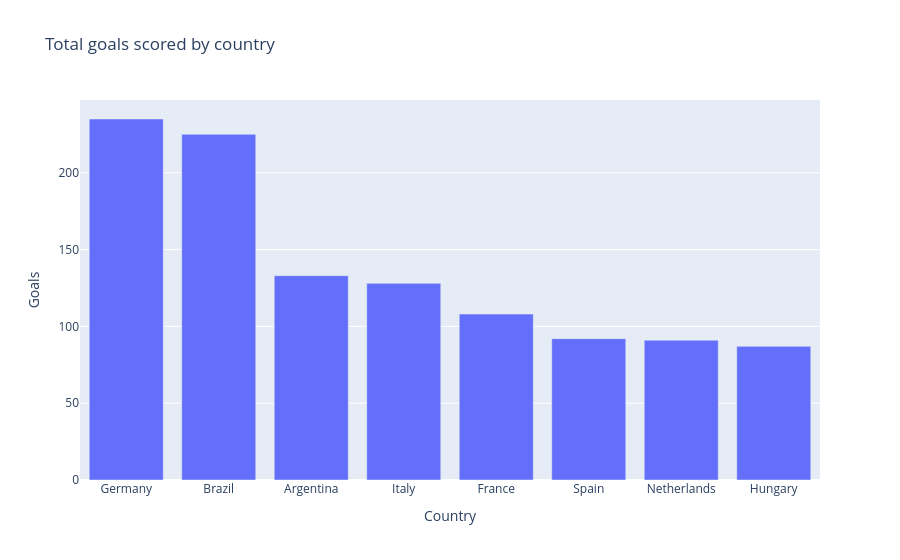

The notebook cell this image was saved under:
### Code cell
fig = px.bar(data_frame = wmvii,
             x = "Home Team Name",
             y = "goals",
             title = "Total goals scored by country",
             labels = {"Home Team Name":"Country", "goals":"Goals"})
fig

### Figure 1 — Plotly figure (JSON) as saved in the notebook; plotly's stock layout.template omitted (floating-point values rounded to 4 significant figures)
{"data": [{"hovertemplate": "Country=%{x}<br>Goals=%{y}<extra></extra>", "legendgroup": "", "marker": {"color": "#636efa", "pattern": {"shape": ""}}, "name": "", "orientation": "v", "showlegend": false, "textposition": "auto", "type": "bar", "x": ["Germany", "Brazil", "Argentina", "Italy", "France", "Spain", "Netherlands", "Hungary"], "xaxis": "x", "y": [235.0, 225.0, 133.0, 128.0, 108.0, 92.0, 91.0, 87.0], "yaxis": "y"}], "layout": {"barmode": "relative", "legend": {"tracegroupgap": 0}, "title": {"text": "Total goals scored by country"}, "xaxis": {"anchor": "y", "domain": [0, 1], "title": {"text": "Country"}}, "yaxis": {"anchor": "x", "domain": [0, 1], "title": {"text": "Goals"}}}}
